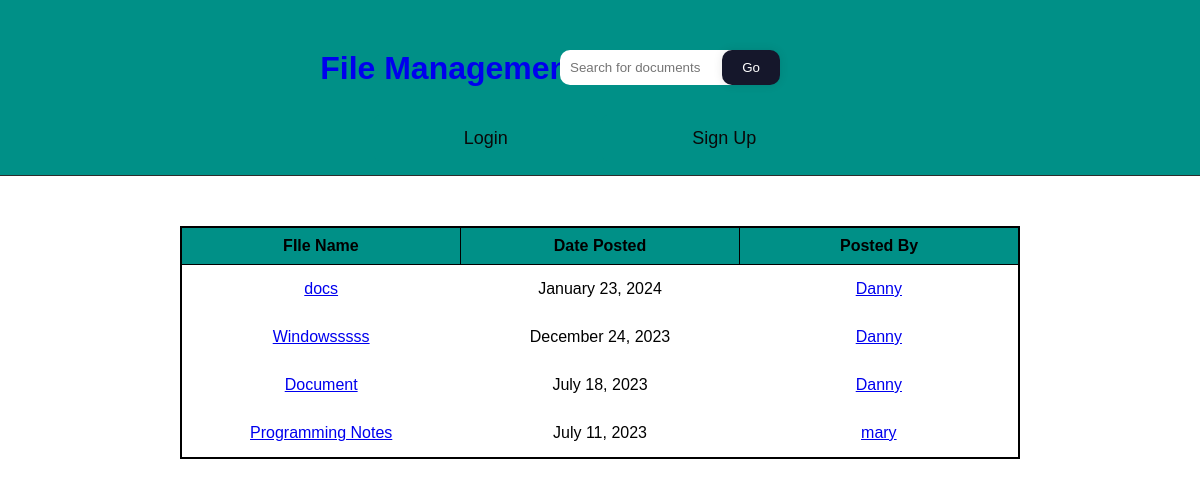
The page / on the database its author committed.
### base/models.py (models this page shows, shortened)
class Post(models.Model):
    title = models.CharField(max_length= 100)
    file = models.FileField(null= True, blank=True, upload_to= 'Files')
    content = models.TextField()
    date_posted = models.DateTimeField(default=timezone.now)
    author = models.ForeignKey(User, on_delete= models.CASCADE)

### base/views.py (the view)
# urls.py: path('', PostListView.as_view(), name="home"),
class PostListView(ListView):
    model = Post
    template_name = 'base/home.html'
    context_object_name = 'posts'
    ordering = ['-date_posted']

### base/templates/base/home.html
{% extends 'base/index.html' %}
 {% block content %}
        <div class="container-table">
        <table>
          <thead>
          <tr>
              <th>FIle Name</th>
              <th>Date Posted</th>
              <th>Posted By</th>
            </tr>
                </thead>
            {% for post in posts %}
            <tr>
              <td>
                <a href="{% url 'post-detail' post.id %}"> {{post.title}}</a>
                        </td>
              <td>
                <span> {{ post.date_posted|date:"F d, Y"}} </span>
                        </td>
              <td>
                <a href="{% url 'user-posts' post.author.id  %}">  {{post.author}} </a>
                        </td>
                    </tr>
                {% endfor %}
          </table>
                    </div>
                    {% endblock %}

### base/templates/base/index.html (shortened to what this page needs)
{% load static %}
<!DOCTYPE html>
    <head>
             <link rel="stylesheet" href="https://cdnjs.cloudflare.com/ajax/libs/font-awesome/6.4.2/css/all.min.css"
 />
             <link rel="stylesheet" href="{% static 'base/main.css' %}">
                </head>
    <body>
          <div class="header">
        <div class="container__header">
          <div id="logo"><a href="#">
            <h1 ><a href="{% url 'home' %}">File Management</a></h1>
            </a></div>
                <form class="header_search" action="{% url 'search'%}" method="GET">
                  <div class="search">
                    <input type="text" name="q" value="{{ request.GET.q }}"  placeholder="Search for documents"/>
                    <button type="submit">Go</button>
                  </div>
                </form>
            </div>
              <div class="navbar">
                {% if request.user.is_authenticated %}
                   <button class="button2">
                        <a class="{% url 'user-posts' user%}" href=> My Post</a>
                      </button>
                    <button class="button2">
                       <a class="navbar-links" href="{% url 'post-create' %}"> New Post</a>
                      </button>
                    <button class="button2">
                     <a class="navbar-links" href="{% url 'logout'%}"> LogOut</a>
                      </button>
                      {% else %}
                  <button class="button2">
                    <a class="navbar-links" href="{% url 'login'%}">Login</a>
                  </button>
		  <button class="button2">
                    <a class="navbar-links" href="{% url 'register' %} ">Sign Up</a>
                  </button>
                  {% endif %}
                </div>
            </div>
            {% block content %}
            {% endblock  %}
    </body>
</html>

### base/static/base/main.css (style rules this page uses)
* { margin: 0; padding: 0; box-sizing: border-box; }
body { background-color: #ffffff; background-size: 960px; font-family: Arial, Helvetica, sans-serif; }
.header { height: 25%; width: 100%; border-bottom: 1px solid #2C2C2C; text-align: center; background: #009087; position: relative; z-index: 1; }
.container__header { width: 100%; position: relative; margin: 0px auto; }
.header #logo { position: absolute; top: 50px; right: 150px; width: 100%; }
.header #logo a { text-decoration: none; }
.search { margin-top: 50px; display: inline-block; position: relative; left: 60px; width: 240px; z-index: 15; }
.search input[type="text"] { width: 200px; padding: 10px; border: none; border-radius: 10px; box-shadow: 0 0 10px rgba(0, 0, 0, 0); }
.search button[type="submit"] { background-color: #15172b; border: none; color: #fff; cursor: pointer; padding: 10px 20px; border-radius: 10px; box-shadow: 0 0 10px rgba(0, 0, 0, 0.1); position: absolute; top: 0; right: 0; transition: .9s ease; }
.navbar { margin-top: 30px; margin-left: 10px; height: 60px; width: 100%; max-width: 100%; background-color: #009087; position: flex; align-items: center; }
.navbar-links { margin-top: 20px; text-decoration: none; color: #090909; }
.button2 { display: inline-block; transition: all 0.2s ease-in; position: relative; overflow: hidden; z-index: 1; color: #090909; padding: 0.7em 5em; font-size: 18px; border-radius: 0.3em; background-color: #009087; border: 0px solid #009087; }
.button2:before { content: ""; position: absolute; left: 50%; transform: translateX(-50%) scaleY(1) scaleX(1.25); top: 100%; width: 140%; height: 180%; background-color: rgba(0, 0, 0, 0.05); border-radius: 50%; display: block; transition: all 0.5s 0.1s cubic-bezier(0.55, 0, 0.1, 1); z-index: -1; }
.button2:after { content: ""; position: absolute; left: 55%; transform: translateX(-50%) scaleY(1) scaleX(1.45); top: 180%; width: 160%; height: 190%; background-color: #009087; border-radius: 50%; display: block; transition: all 0.5s 0.1s cubic-bezier(0.55, 0, 0.1, 1); z-index: -1; }
.container-table { background: rgb(255, 255, 255); box-sizing: border-box; overflow-wrap: break-word; margin-top: 50px; }
table { table-layout: fixed; width: 70%; border-collapse: collapse; border: 2px solid rgb(0, 0, 0); margin: auto; }
thead th:nth-child(1) { width: 10%; }
thead th:nth-child(2) { width: 10%; }
thead th:nth-child(3) { width: 10%; }
th { text-align: center; padding: 9px; font-size: 1rem; font-family: Arial, Helvetica, sans-serif; color: black; background-color: #009087; border: 1px solid rgb(0, 0, 0); }
td { text-align: center; padding: 15px; font-size: 1rem; color: black; }

### rows shown on the page
Post: title "docs", date_posted "January 23, 2024", author "Danny"
Post: title "Windowsssss", date_posted "December 24, 2023", author "Danny"
Post: title "Document", date_posted "July 18, 2023", author "Danny"
Post: title "Programming Notes", date_posted "July 11, 2023", author "mary"
